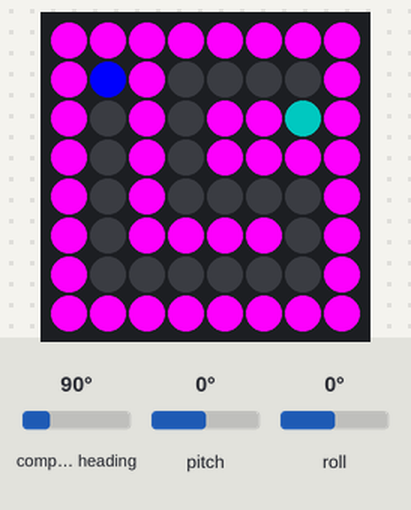
Bench run of a program on a simulated Raspberry Pi (BCM pin numbers) with a Sense HAT. Parts: the Sense HAT's 8×8 RGB LED matrix. The test bench sets the inputs (shaded band); at power-on: roll 0°, pitch 0°, compass heading 90°. The Sense HAT reports a negative pitch or roll as 360° plus the angle.

Above: at 1.2 s.
1.3 s: roll set to 45°
At 2.5 s:
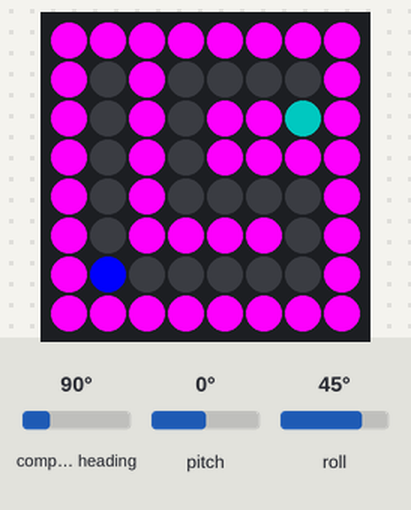
2.8 s: pitch set to -86°
At 3.6 s:
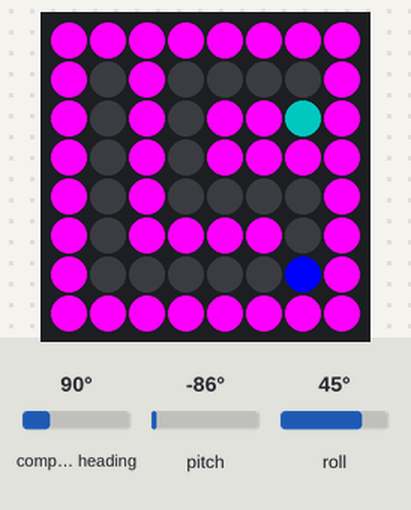
4.3 s: roll set to -86°
At 5.1 s:
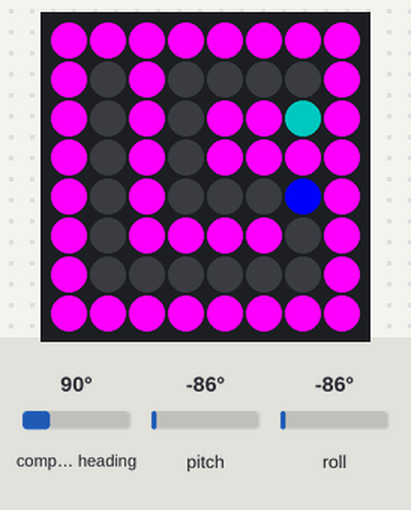
5.8 s: pitch set to 45°
At 6.9 s:
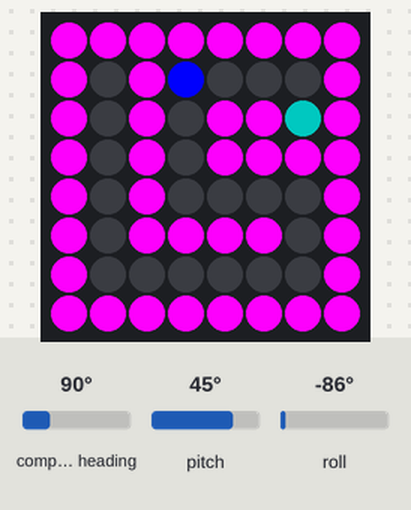
7.4 s: pitch set to -45°
At 8.7 s:
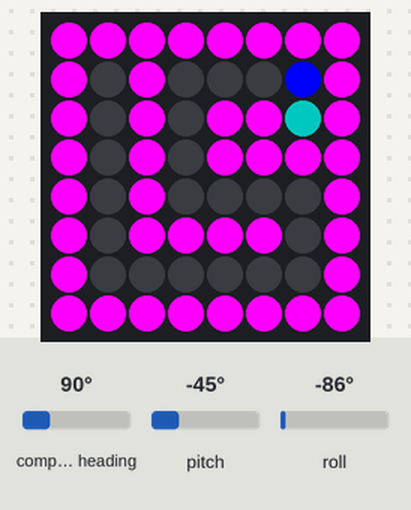
9.0 s: roll set to 0°
10.5 s: roll set to 3°
At 11.2 s:
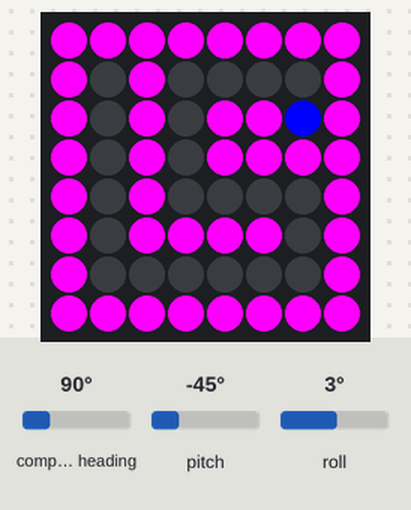
Timing chart, 0 to 13.0 s (numbered marks = the images above; inputs shaded):
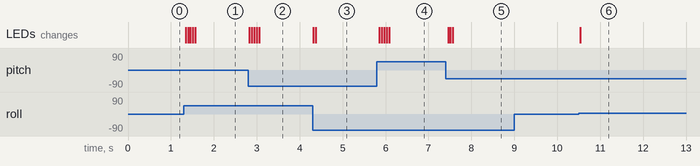

The program:

wf_pi.py
```python
from sense_hat import SenseHat
from time import sleep

sense = SenseHat()
sense.clear()

r = (255,0,255)
g = (0,255,0)
b = (0,0,0)
w = (0,0,255)
bl = (0,100,100)

x = 1
y = 1

maze = [[r,r,r,r,r,r,r,r],
        [r,b,r,b,b,b,b,r],
        [r,b,r,b,r,r,bl,r],
        [r,b,r,b,r,r,r,r],
        [r,b,r,b,b,b,b,r],
        [r,b,r,r,r,r,b,r],
        [r,b,b,b,b,b,b,r],
        [r,r,r,r,r,r,r,r]]


def move_marble(pitch,roll,x,y):
	new_x = x
	new_y = y
	if 1 < pitch < 179 and x != 0:
		new_x -= 1
	elif 359 > pitch > 179 and x != 7 :
		new_x += 1
	if 1 < roll < 179 and y != 7:
		new_y += 1
	elif 359 > roll > 179 and y != 0 :
		new_y -= 1
	x,y = check_wall(x,y,new_x,new_y)
	return x,y

def check_wall(x,y,new_x,new_y):
	if maze[new_y][new_x] != r:
		return new_x, new_y
	elif maze[new_y][x] != r:
		return x, new_y
	elif maze[y][new_x] != r:
		return new_x, y
	return x,y

game_over = False

def check_win(x,y):
	global game_over
	if maze[y][x] == g:
		game_over = True
		sense.show_message('You Win')

while not game_over:
	pitch = sense.get_orientation()['pitch']
	roll = sense.get_orientation()['roll']
	x,y = move_marble(pitch,roll,x,y)
	check_win(x,y)
	maze[y][x] = w
	sense.set_pixels(sum(maze,[]))
	sleep(0.05)
	maze[y][x] = b
```

Measured:
- the behaviour switches between 1 and 2° on roll (found by bisection; images 5 and 6)
- after the input at 1.3 s, the LEDs: first change at once (image 1 shows a later state)
- after the input at 2.8 s, the LEDs: first change at once (image 2 shows a later state)
- after the input at 4.3 s, the LEDs: first change at once (image 3 shows a later state)
- after the input at 5.8 s, the LEDs: first change after 0.06 s (image 4 shows a later state)
- after the input at 7.4 s, the LEDs: first change after 0.06 s (image 5 shows a later state)
- after the input at 9.0 s, every drawn part: stays the same
- after the input at 10.5 s, the LEDs: change at once (image 6)
